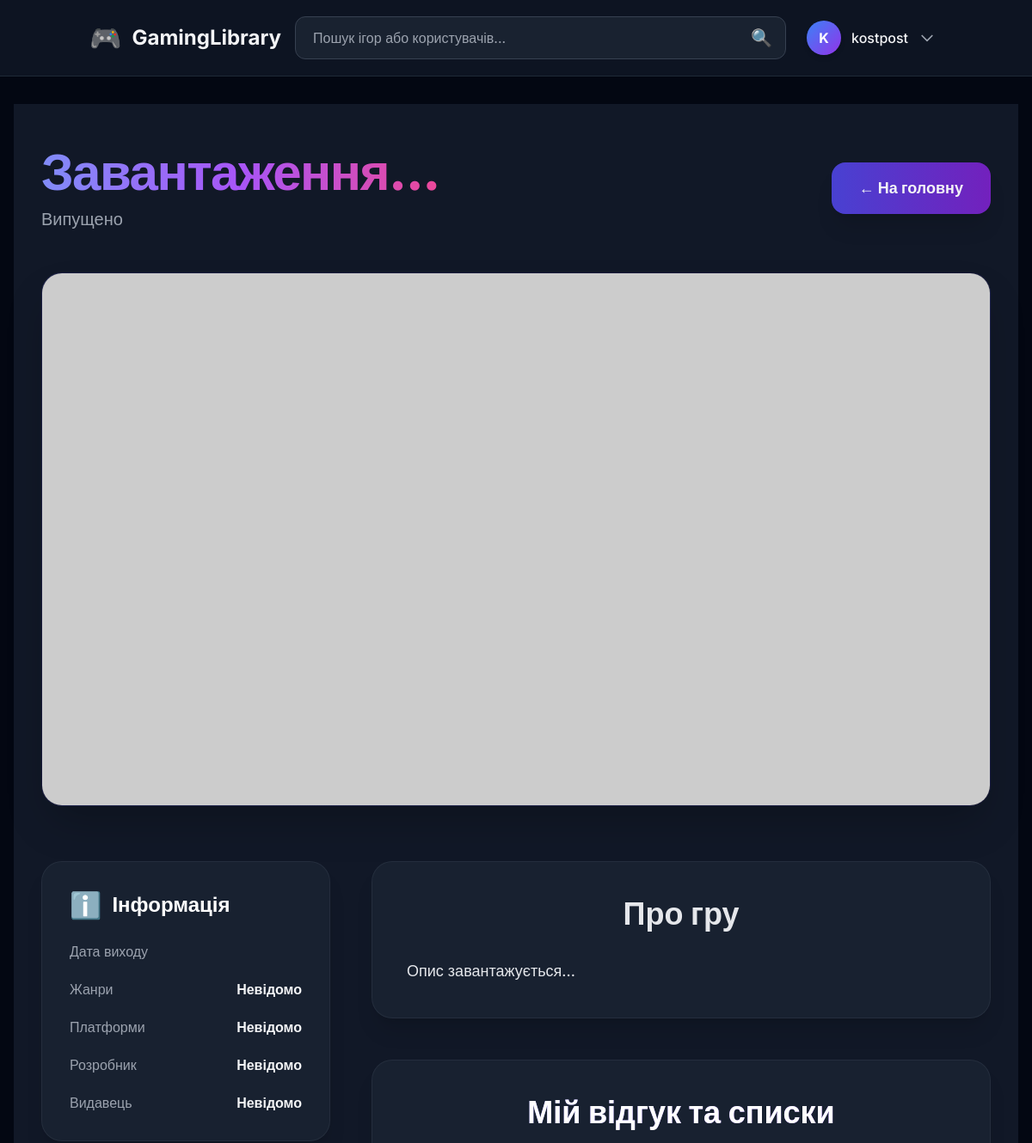
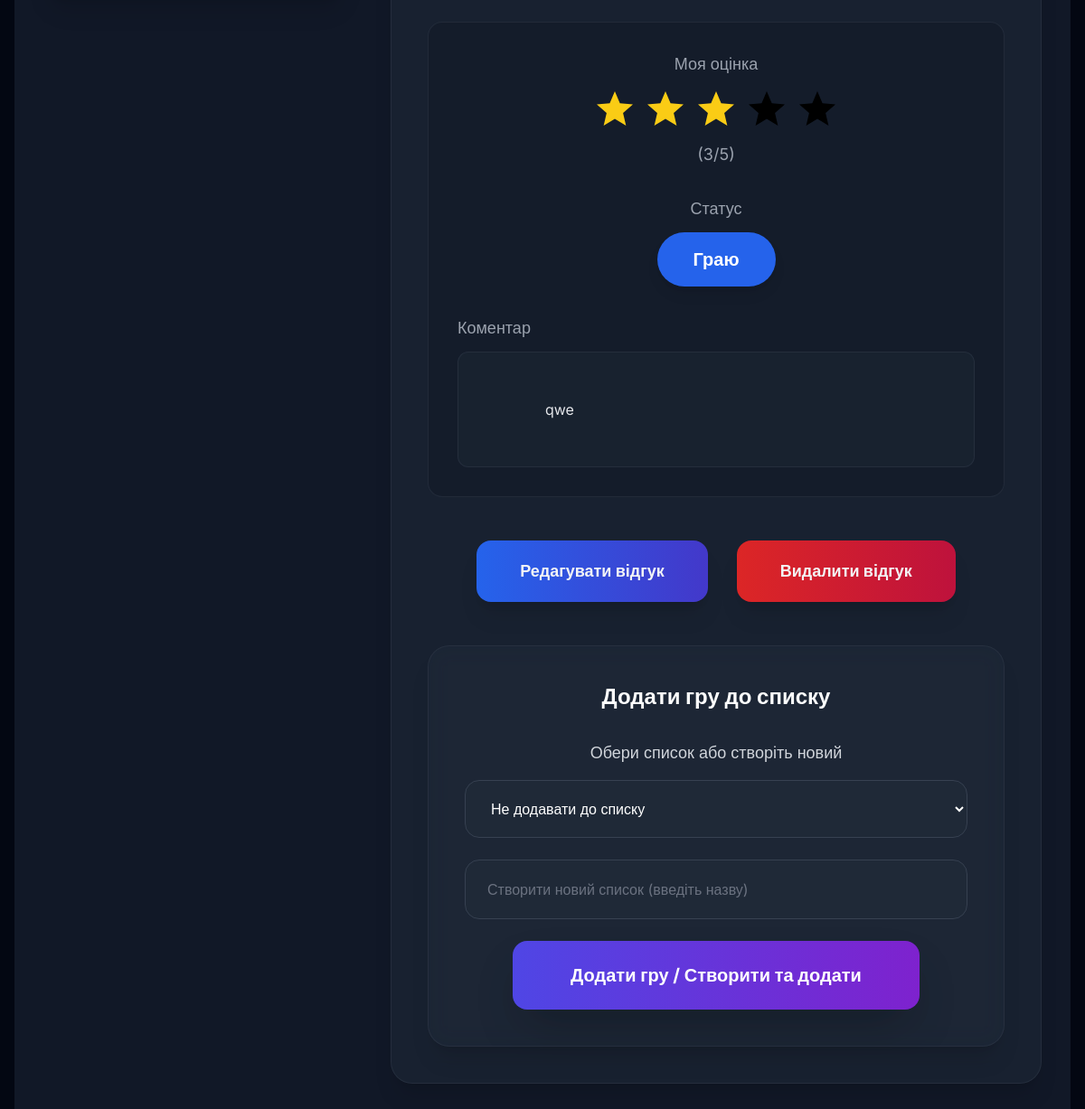
Page /game/42180/ (signed in) on the committed database (2 pictures, top to bottom).
### games/aut/models.py (models this page shows, shortened)
class UserGame(models.Model):
    STATUS_CHOICES = [
        ('playing', 'Граю'),
        ('completed', 'Пройдено'),
        ('planned', 'У планах'),
        ('dropped', 'Відкладено'),
        ('not_played', 'Не грав'),
    ]
    rawg_id = models.PositiveIntegerField(null=True, blank=True)  # ← головне поле!
    user = models.ForeignKey(User, on_delete=models.CASCADE, related_name='user_games')
    status = models.CharField(max_length=20, choices=STATUS_CHOICES, blank=True, null=True)
    rating = models.PositiveSmallIntegerField(blank=True, null=True, validators=[MinValueValidator(1), MaxValueValidator(5)])
    comment = models.TextField(blank=True)
    updated_at = models.DateTimeField(auto_now=True)
    created_at = models.DateTimeField(auto_now_add=True)
    lists = models.ManyToManyField(UserList, related_name='games', blank=True, verbose_name="Списки")
    class Meta:
        unique_together = ('user', 'rawg_id')
        ordering = ['-updated_at']
    def get_status_display(self):
        return dict(self.STATUS_CHOICES).get(self.status, 'Не вказано')

### views/game_detail.py (the view)
# urls.py: path('game/<str:rawg_id>/', game_detail.game_detail, name='game_detail'),
def game_detail(request, rawg_id):
    headers = {
        'User-Agent': 'Mozilla/5.0 (Windows NT 10.0; Win64; x64) AppleWebKit/537.36',
    }
    game = {
        'rawg_id': rawg_id,
        'name': 'Завантаження...',
        'background_image': None,
        'description': 'Опис завантажується...',
        'developer': 'Невідомо',
        'publisher': 'Невідомо',
        'platforms': 'Невідомо',
        'released': 'Невідомо',
        'genres': 'Невідомо',
        'rating': None,
        'metacritic': None,
        'website': None,
        'screenshots': [],     # ← нові поля
        'trailers': [],        # ← нові поля
    }
    try:
        url = f"https://api.rawg.io/api/games/{rawg_id}?key={RAWG_API_KEY}"
        resp = requests.get(url, headers=headers, timeout=10)
        if resp.status_code == 200:
            data = resp.json()
            game.update({
                'name': data.get('name', 'Невідома гра'),
                'background_image': data.get('background_image'),
                'description': data.get('description_raw') or data.get('description', ''),
                'developer': ', '.join(d.get('name', '') for d in data.get('developers', [])) or 'Невідомо',
                'publisher': ', '.join(p.get('name', '') for p in data.get('publishers', [])) or 'Невідомо',
                'released': data.get('released', 'Невідомо'),
                'genres': ', '.join(g.get('name', '') for g in data.get('genres', [])) or 'Невідомо',
                'platforms': ', '.join(p['platform'].get('name', '') for p in data.get('parent_platforms', [])) or 'Невідомо',
                'rating': data.get('rating'),
                'metacritic': data.get('metacritic'),
                'website': data.get('website'),
            })
        screenshots_url = f"https://api.rawg.io/api/games/{rawg_id}/screenshots?key={RAWG_API_KEY}"
        ss_resp = requests.get(screenshots_url, headers=headers, timeout=5)
        if ss_resp.status_code == 200:
            game['screenshots'] = [item['image'] for item in ss_resp.json().get('results', [])[:6]]  # беремо перші 6
        movies_url = f"https://api.rawg.io/api/games/{rawg_id}/movies?key={RAWG_API_KEY}"
        movies_resp = requests.get(movies_url, headers=headers, timeout=5)
        if movies_resp.status_code == 200:
            game['trailers'] = movies_resp.json().get('results', [])[:3]  # до 3 відео
    except Exception as e:
        print(f"Помилка завантаження даних RAWG для ID {rawg_id}: {e}")
    status_choices = [
        ('playing', 'Граю'),
        ('completed', 'Пройдено'),
        ('planned', 'У планах'),
        ('dropped', 'Відкладено'),
    ]
    user_game = None
    has_review = False
    if request.user.is_authenticated:
        user_game = UserGame.objects.filter(user=request.user, rawg_id=rawg_id).first()
        has_review = bool(user_game and (
            user_game.rating is not None or
            (user_game.comment or '').strip() or
            (user_game.status and user_game.status != 'not_played')
        ))
    friends_reviews = []
    if request.user.is_authenticated:
        try:
            friends_ids = request.user.profile.friends.values_list('user__id', flat=True)
            friends_reviews = UserGame.objects.filter(
                user__id__in=friends_ids,
                rawg_id=rawg_id,
            ).exclude(
                Q(comment__isnull=True) | Q(comment=''),
                rating__isnull=True,
                status='not_played'
            ).select_related('user').order_by('-updated_at')[:10]
        except Exception as e:
            print(f"Помилка завантаження відгуків друзів для {rawg_id}: {e}")
    return render(request, 'game_detail.html', {
        'game': game,
        'user_game': user_game,
        'status_choices': status_choices,
        'has_review': has_review,
        'friends_reviews': friends_reviews,
    })

### templates/game_detail.html (shortened to what this page needs)
{% extends "base.html" %}
{% load humanize %}
{% block content %}
<div class="min-h-screen bg-gray-900">
    <div class="max-w-7xl mx-auto px-4 sm:px-6 lg:px-8 py-8 lg:py-12">
    <div class="mb-12 flex flex-col md:flex-row md:items-center md:justify-between gap-6">
        <div>
            <h1 class="text-4xl md:text-6xl font-extrabold tracking-tight bg-gradient-to-r from-indigo-400 via-purple-500 to-pink-500 bg-clip-text text-transparent">
            </h1>
            {% if game.released %}
            <p class="mt-3 text-xl text-gray-400">Випущено {{ game.released|date:"d.m.Y" }}</p>
            {% endif %}
        </div>
        <a href="{% url 'home' %}"
           class="inline-flex items-center px-8 py-4 bg-gradient-to-r from-indigo-600/90 to-purple-700/90 hover:from-indigo-700 hover:to-purple-800 rounded-2xl font-bold text-lg transition transform hover:scale-105 shadow-xl backdrop-blur-sm">
            ← На головну
        </a>
    </div>
    <div class="mb-16">
        <div class="rounded-3xl overflow-hidden shadow-2xl border border-indigo-500/20 bg-gradient-to-br from-gray-900/80 to-black/80 backdrop-blur-md aspect-video max-w-6xl mx-auto relative">
            <div id="mainMediaContainer" class="relative w-full h-full">
                <img id="mainImage"
                     src="{{ game.background_image|default:'https://via.placeholder.com/1280x720?text=Завантаження...' }}"
                     alt="{{ game.name }}"
                     class="w-full h-full object-cover transition-opacity duration-700 opacity-100">
            </div>
        </div>
    </div>
    <div class="grid grid-cols-1 lg:grid-cols-3 gap-8 lg:gap-12">
        <div class="lg:col-span-1 space-y-8">
            <div class="bg-gray-800/60 backdrop-blur-md rounded-3xl p-8 border border-gray-700/40 shadow-xl">
                <h3 class="text-2xl font-bold text-white mb-6 flex items-center gap-3">
                    <span class="text-indigo-400 text-3xl">ℹ️</span> Інформація
                </h3>
                <dl class="space-y-5 text-base">
                    {% if game.released %}
                    <div class="flex justify-between items-center">
                        <dt class="text-gray-400">Дата виходу</dt>
                    </div>
                    {% endif %}
                    {% if game.genres %}
                    <div class="flex justify-between items-center">
                        <dt class="text-gray-400">Жанри</dt>
                        <dd class="font-semibold">{{ game.genres }}</dd>
                    </div>
                    {% endif %}
                    {% if game.platforms %}
                    <div class="flex justify-between items-center">
                        <dt class="text-gray-400">Платформи</dt>
                        <dd class="font-semibold">{{ game.platforms }}</dd>
                    </div>
                    {% endif %}
                    {% if game.developer %}
                    <div class="flex justify-between items-center">
                        <dt class="text-gray-400">Розробник</dt>
                        <dd class="font-semibold">{{ game.developer }}</dd>
                    </div>
                    {% endif %}
                    {% if game.publisher %}
                    <div class="flex justify-between items-center">
                        <dt class="text-gray-400">Видавець</dt>
                        <dd class="font-semibold">{{ game.publisher }}</dd>
                    </div>
                    {% endif %}
                </dl>
            </div>
        </div>
        <div class="lg:col-span-2 space-y-12">
            {% if game.description %}
            <div class="bg-gray-800/60 backdrop-blur-md rounded-3xl p-10 border border-gray-700/40 shadow-xl prose prose-invert max-w-none">
                <h2 class="text-3xl md:text-4xl font-bold mb-8 text-center text-gray-200">
                    Про гру
                </h2>
                <div class="text-gray-200 leading-relaxed text-lg">
                    {{ game.description|safe|linebreaksbr }}
                </div>
            </div>
            {% endif %}
{% if user.is_authenticated %}
<div class="bg-gray-800/60 backdrop-blur-md rounded-3xl p-10 border border-gray-700/40 shadow-xl prose prose-invert max-w-none">
    <h2 class="text-3xl md:text-4xl font-bold text-white mb-10 text-center bg-gradient-to-r from-indigo-400 to-purple-500 bg-clip-text text-transparent">
        Мій відгук та списки
    </h2>
    {% if has_review %}
    <div id="existing-review" class="space-y-8 mb-12 bg-gray-900/50 rounded-2xl p-8 border border-gray-700/40">
        {% if user_game.rating %}
        <div class="text-center">
            <p class="text-gray-400 mb-3 text-lg">Моя оцінка</p>
            <div class="flex justify-center gap-2">
                {% for i in "12345" %}
                <svg class="w-12 h-12 {% if forloop.counter <= user_game.rating %}text-yellow-400 fill-current{% else %}text-gray-600{% endif %}"
                     viewBox="0 0 24 24">
                    <path d="M12 17.27L18.18 21l-1.64-7.03L22 9.24l-7.19-.61L12 2 9.19 8.63 2 9.24l5.46 4.73L5.82 21z"/>
                </svg>
                {% endfor %}
            </div>
            <p class="text-gray-400 mt-3 text-lg">({{ user_game.rating }}/5)</p>
        </div>
        {% endif %}
        {% if user_game.status and user_game.status != 'not_played' %}
        <div class="text-center">
            <p class="text-gray-400 mb-3 text-lg">Статус</p>
            <span class="inline-block px-10 py-4 rounded-full text-xl font-bold shadow-lg
                {% if user_game.status == 'completed' %}bg-green-600 text-white
                {% elif user_game.status == 'playing' %}bg-blue-600 text-white
                {% elif user_game.status == 'planned' %}bg-purple-600 text-white
                {% elif user_game.status == 'dropped' %}bg-red-600 text-white{% endif %}">
                {{ user_game.get_status_display }}
            </span>
        </div>
        {% endif %}
        {% if user_game.comment %}
        <div class="mt-6">
            <p class="text-gray-400 mb-3 text-lg">Коментар</p>
            <p class="text-gray-200 whitespace-pre-wrap leading-relaxed text-base bg-gray-800/50 p-6 rounded-xl border border-gray-700/40">
                {{ user_game.comment }}
            </p>
        </div>
        {% endif %}
    </div>
    <div id="review-actions" class="flex justify-center gap-8 mb-12">
        <button id="edit-button"
                class="px-12 py-5 bg-gradient-to-r from-blue-600 to-indigo-700 hover:from-blue-700 hover:to-indigo-800 rounded-2xl font-bold text-lg transition transform hover:scale-105 shadow-xl">
            Редагувати відгук
        </button>
        <form method="post" action="{% url 'delete_game_status' game.rawg_id %}" class="inline">
            <button type="submit" onclick="return confirm('Видалити відгук і статус?')"
                    class="px-12 py-5 bg-gradient-to-r from-red-600 to-rose-700 hover:from-red-700 hover:to-rose-800 rounded-2xl font-bold text-lg transition transform hover:scale-105 shadow-xl">
                Видалити відгук
            </button>
        </form>
    </div>
    {% endif %}
    <div class="bg-gray-800/60 backdrop-blur-md rounded-3xl p-10 border border-gray-700/40 shadow-xl prose prose-invert max-w-none">
        <h3 class="text-2xl font-bold text-white mb-8 text-center">
            Додати гру до списку
        </h3>
        <form method="post" action="{% url 'update_game_status' game.rawg_id %}">
            <div class="mb-6">
                <label class="block text-gray-300 text-lg text-center mb-4">Обери список або створіть новий</label>
                <select name="list_id"
                        class="w-full px-6 py-5 bg-gray-800 border border-gray-700 rounded-2xl text-white focus:outline-none focus:ring-2 focus:ring-indigo-500 transition text-base">
                    <option value="">Не додавати до списку</option>
                </select>
            </div>
            <div class="mb-6">
                <input type="text" name="new_list" placeholder="Створити новий список (введіть назву)"
                       class="w-full px-6 py-5 bg-gray-800 border border-gray-700 rounded-2xl text-white placeholder-gray-500 focus:outline-none focus:ring-2 focus:ring-indigo-500 transition text-base">
            </div>
            <div class="text-center">
                <button type="submit"
                        class="px-16 py-6 bg-gradient-to-r from-indigo-600 to-purple-700 hover:from-indigo-700 hover:to-purple-800 text-white font-bold text-xl rounded-2xl transition transform hover:scale-105 shadow-2xl w-full md:w-auto">
                    Додати гру / Створити та додати
                </button>
            </div>
        </form>
    </div>
</div>
{% endif %}
        </div>
    </div>
    </div>
</div>
{% endblock %}

### templates/base.html (shortened to what this page needs)
<!DOCTYPE html>
<html lang="uk" class="min-h-screen">
<head>
    <script src="https://cdn.tailwindcss.com"></script>
</head>
<body class="min-h-screen flex flex-col bg-gray-950 text-gray-100 overflow-x-hidden">
<header class="bg-gray-900/80 backdrop-blur-md border-b border-gray-800 sticky top-0 z-50">
    <div class="container mx-auto px-4 py-4 flex flex-col sm:flex-row items-center justify-between gap-4">
        <a href="{% url 'home' %}" class="flex items-center gap-3">
            <div class="text-3xl">🎮</div>
            <h1 class="text-2xl font-bold">GamingLibrary</h1>
        </a>
        <div class="flex-1 max-w-2xl">
            <form action="{% url 'search' %}" method="get" class="relative">
                <input type="text" name="q" placeholder="Пошук ігор або користувачів..."
                       value="{{ request.GET.q|default:'' }}"
                       class="w-full px-5 py-3 bg-gray-800/70 border border-gray-700 rounded-xl text-white placeholder-gray-400 focus:outline-none focus:ring-2 focus:ring-blue-500 transition"/>
                <button type="submit"
                        class="absolute right-4 top-1/2 -translate-y-1/2 text-gray-400 hover:text-white text-xl transition">
                    🔍
                </button>
            </form>
        </div>
        <div class="relative">
            {% if user.is_authenticated %}
            <button id="profile-button"
                    class="group flex items-center gap-3 hover:bg-gray-800/50 rounded-xl p-2 transition-all duration-200">
                <div class="w-10 h-10 rounded-full bg-gradient-to-br from-blue-500 to-purple-600 flex items-center justify-center text-white font-bold shadow-md">
                    {{ user.username|slice:":1"|upper }}
                </div>
                <span class="font-medium truncate max-w-36">{{ user.username }}</span>
                <svg id="dropdown-arrow"
                     class="w-5 h-5 text-gray-400 group-hover:text-white transition-transform duration-300"
                     fill="none" stroke="currentColor" viewBox="0 0 24 24">
                    <path stroke-linecap="round" stroke-linejoin="round" stroke-width="2" d="M19 9l-7 7-7-7"/>
                </svg>
            </button>
            {% endif %}
        </div>
    </div>
</header>
<main class="flex-1 container mx-auto px-4 py-8 max-w-7xl">
    {% block content %}{% endblock %}
</main>
</body>
</html>

### templates/base.html (style rules this page uses)
body { font-family: 'Inter', sans-serif; }

### rows in the picture
UserGame: rating "3", status "Граю", comment "qwe"

### other values in the picture
{{ user.username|slice:":1"|upper }} "K"
{{ user.username }} "kostpost"
{{ game.genres }} "Невідомо"
{{ game.platforms }} "Невідомо"
{{ game.developer }} "Невідомо"
{{ game.publisher }} "Невідомо"
{{ game.description|safe|linebreaksbr }} "Опис завантажується..."
